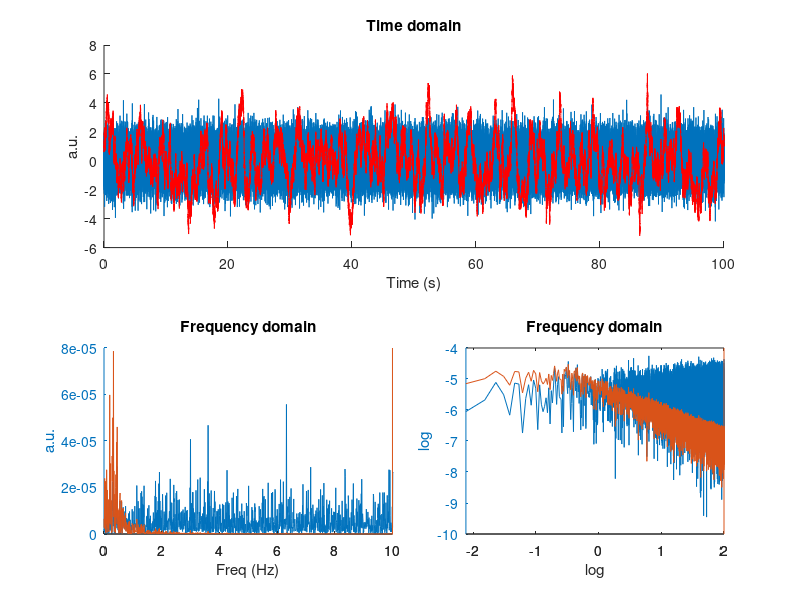
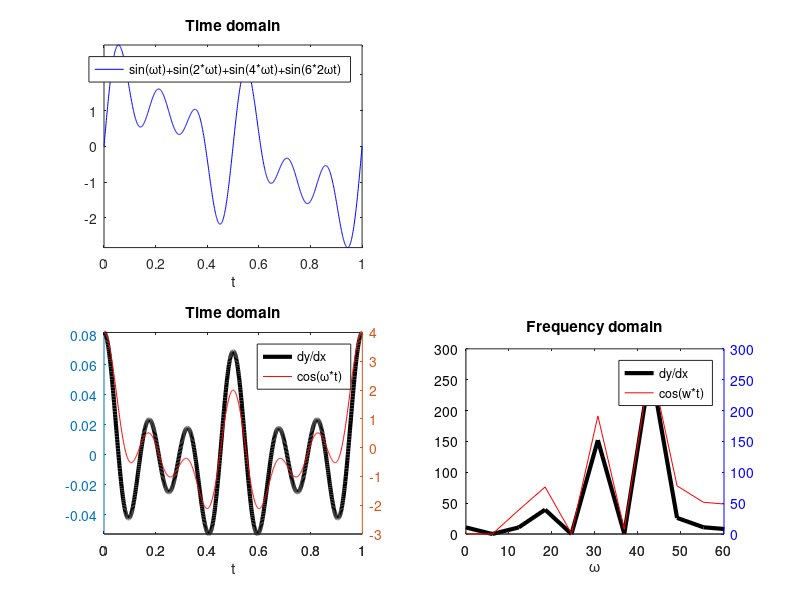
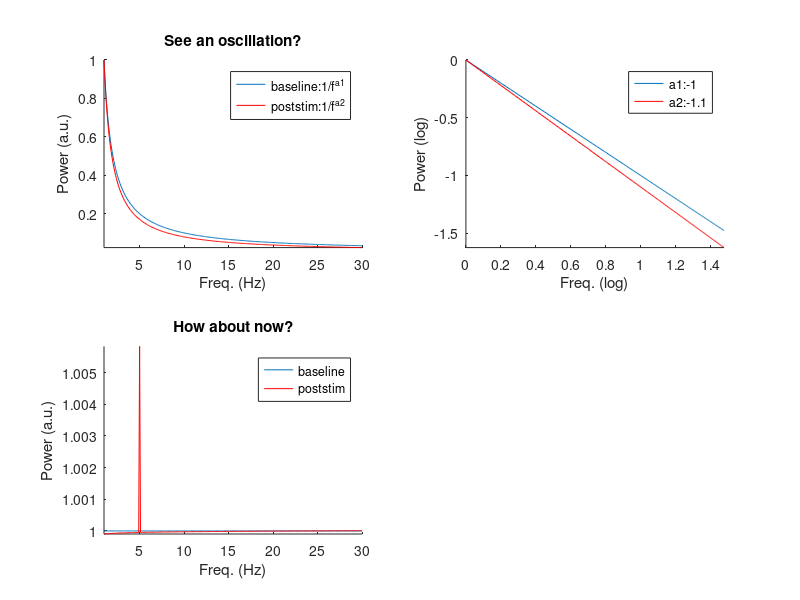

MATLAB code to generate these figures, in order:
%% simulate 1/f 
%zeroes and poles from www.firstpr.com.au/dsp/pink-noise
z = [0.98443604;...
     0.83392334;...
     0.07568359];

p = [0.99572754;...
     0.94790649;...
     0.53567505];
 
k = 0.3;
     
[b,a] = zp2tf(z,p,k);

x = randn(1,1e5);

y = filtfilt(b,a,[x x x]);
y = y(length(x)+1:length(x)*2);

Fs = 1000;
t = 0:1/Fs:(length(x)-1)/Fs;

figure;
subplot(2,2,1:2);
hold on;
plot(t,x);
plot(t,y,'r');
ylabel('a.u.');
xlabel('Time (s)');
title('Time domain');

subplot(223);
nfft = 2^nextpow2(length(x));
p1 = fft(x,nfft)./nfft;
p2 = fft(y,nfft)./nfft;
p1 = fftshift(p1);
p2 = fftshift(p2);
p1 =  p1.*conj(p1);
p2 =  p2.*conj(p2);
p1 = p1(nfft/2:end);
p2 = p2(nfft/2:end);

n = length(p1);
b = regress(log10(p2)',[ones(length(p2),1) log10(1:n)']);

f = Fs/2*linspace(0,1,nfft/2+1);


hold on;
[ax,h1,h2] = plotyy(f,p1,f,p2);
set(ax,'XLim',[0 10]);
ylabel('a.u.');
xlabel('Freq (Hz)');
title('Frequency domain');
set(ax(2),'YTick',[]);

subplot(224);
[ax,h1,h2] = plotyy(log10(f),log10(p1),log10(f),log10(p2));
set(ax,'XLim',log10([0 100]));
ylabel('log');
xlabel('log');
title('Frequency domain');
set(ax(2),'YTick',[]);

%% relationship between derivative in time domain and correcting for 1/f in frequency domain

tm = 1;% duration of data in s
Fs = 1000; % set sampling rate.
t = 0:1/Fs:tm;% time vector
w = 2*pi;% freq in radians

fx  = sin(w.*t) + sin(2*w.*t) + sin(4*w.*t) + sin(6*w.*t);
fx2 = cos(w.*t) + cos(2*w.*t) + cos(4*w.*t) + cos(6*w.*t);


nfft= 2^nextpow2(length(fx));

f = Fs/2*linspace(0,1,nfft/2+1).*w;

y = fft(fx,nfft)./Fs;
y = fftshift(y);
y = y(nfft/2:end);
y = y.*f;
y = y.*conj(y);
[y1] = y;

y = fft(fx2,nfft)./Fs;
y = fftshift(y);
y = y(nfft/2:end);
y = y.*f;
y = y.*conj(y);
[y2] = y; 

y = fft(diff(fx)./(1/Fs),nfft)./Fs;
y = y.*conj(y);
y = fftshift(y);
[y3] = y(nfft/2:end);

figure;

subplot(221);
plot(t,fx,'b');
axis tight;
legend('sin(\omegat)+sin(2*\omegat)+sin(4*\omegat)+sin(6*2\omegat)');
xlabel('t');
title('Time domain');

subplot(223);
%[ax,h1,h2] = plotyy(t(2:end),diff(fx)./(t(2)-t(1)),t,fx2);
[ax,h1,h2] = plotyy(t,gradient(fx),t,fx2);
set(h1,'Color','k','LineWidth',3);
set(h2,'Color','r');
axis tight;
legend([h1 h2],'dy/dx','cos(\omega*t)');
xlabel('t');
title('Time domain');

% subplot(222);
% hold on;
% plot(f,y1,'b');
% plot(f,y2,'r');
% xlim([0 60]);
% xlabel('w (rad)');
% legend('sin(w*t)','cos(w*t)');
% %set(gca,'XTick',[1 2 4 6]);
% title('f(w)');

subplot(224);
[ax,h1,h2] = plotyy(f,y3,f,y2);
set(h1,'Color','k','LineWidth',3);
set(h2,'Color','r');
hold(ax(2),'on');
%h3 = plot(ax(2),f,y1,'b');
set(ax,'Xlim',[0 60]);
set(ax(1),'YColor','k');
set(ax(2),'YColor','b');
xlabel('\omega');
title('Frequency domain');

legend([h1,h2],'dy/dx','cos(w*t)');
%% masking effect of 1/f
x = 1:.1:30;
x = x';
a1 = 1;
a2 = 1.1;
fx = 1./x.^a1;
fx2 = 1./x.^a2;

fx2(find(x==4.8)) = fx2(find(x==4.8))+ 0.75e-5;
fx2(find(x==5)) = fx2(find(x==5))+ 1e-3;
fx2(find(x==5.1)) = fx2(find(x==5.1))+ 0.75e-5;

figure;
subplot(221);
hold on;
plot(x,fx);
plot(x,fx2,'r');
legend('baseline:1/f^{a1}','poststim:1/f^{a2}');
xlabel('Freq. (Hz)');
ylabel('Power (a.u.)');
axis tight;
title('See an oscillation?');

subplot(222);
hold on;
plot(log10(x),log10(fx));
plot(log10(x),log10(fx2),'r');

b1 = regress(log10(fx),[ones(length(fx),1) log10(x)]);
yp1 = b1(1)+b1(2)*log10(x);
c1 = log10(fx)-yp1;

b2 = regress(log10(fx2),[ones(length(fx),1) log10(x)]);
yp2 = b2(1)+b2(2)*log10(x);
c2 = log10(fx2)-yp2;
legend(['a1:',num2str(round(b1(2)*10)/10)],['a2:',num2str(round(b2(2)*10)/10)]);
xlabel('Freq. (log)');
ylabel('Power (log)');
axis tight;

subplot(223);
hold on;
plot(x,10.^c1);
plot(x,10.^c2,'r');
legend('baseline','poststim');
xlabel('Freq. (Hz)');
ylabel('Power (a.u.)');
axis tight;
title('How about now?');

